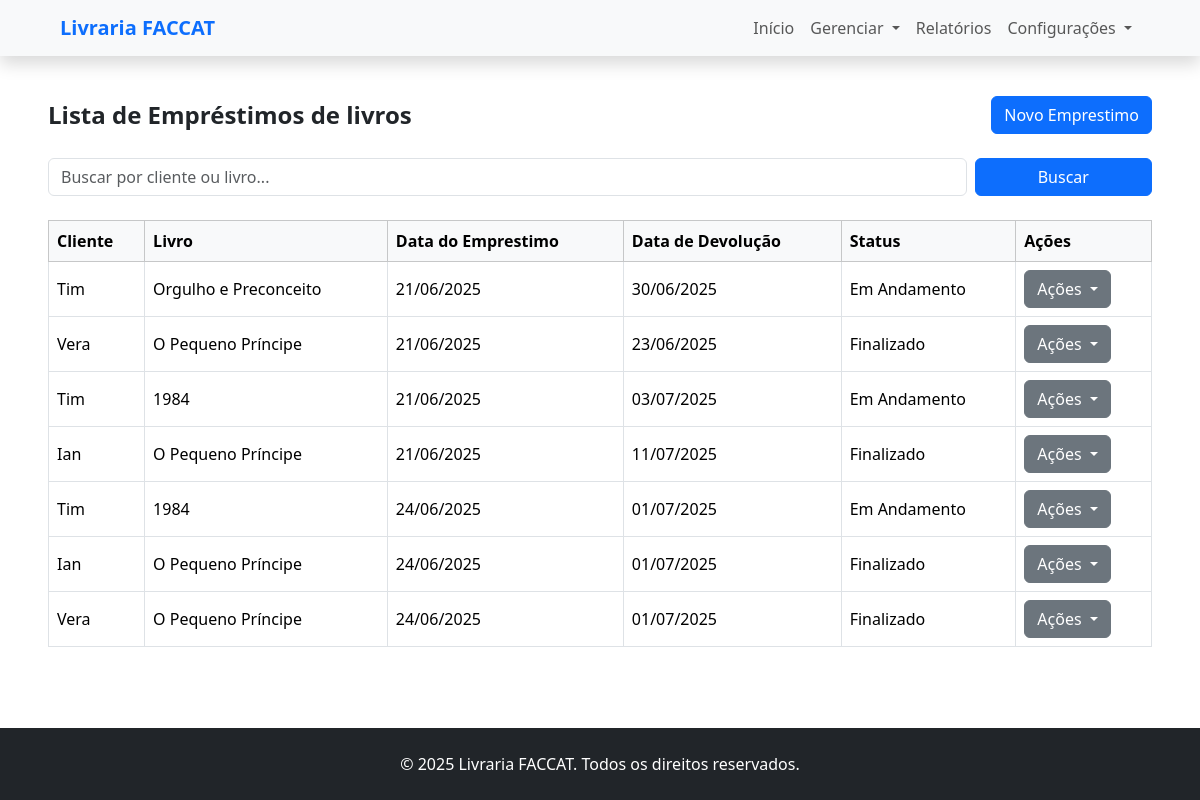
The page /livros/emprestimos (signed in) on the database as committed earlier.
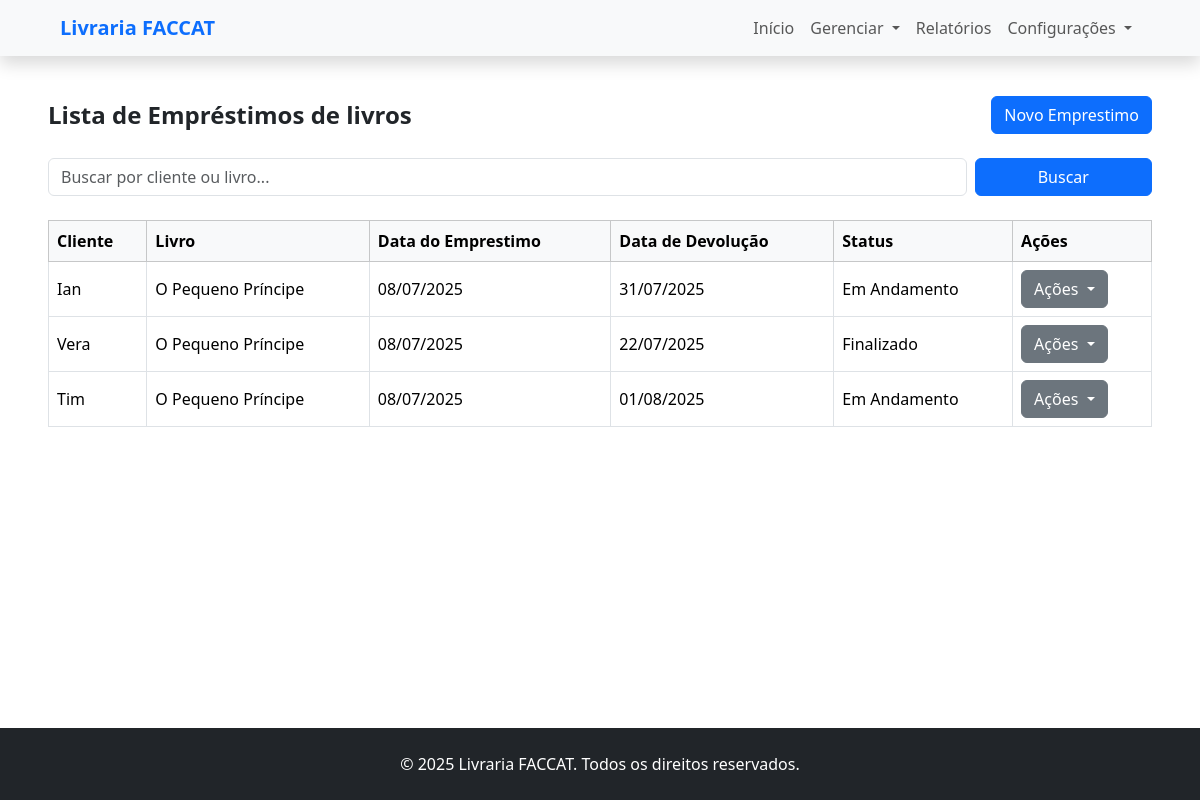
The same page on the database as committed later.
### livros/models.py (models this page shows, shortened)
class Emprestimo(models.Model):
    cliente = models.ForeignKey(Cliente, on_delete=models.CASCADE)
    livro = models.ForeignKey(Livro,on_delete=models.CASCADE)
    data_emprestimo= models.DateField()
    data_devolucao = models.DateField()
    status = models.CharField(max_length=20, choices=STATUS_EMPRESTIMO, default='EM_ANDAMENTO')

class Livro(models.Model):
    nome = models.CharField(max_length=100)
    autor = models.CharField(max_length=100)
    descricao = models.TextField()
    ano_publicacao = models.IntegerField(default=datetime.now().year)
    foto = StdImageField(
        upload_to='fotos/alunos',
        variations={'thumb': (150, 150), 'medium': (300, 300)},
        blank=True,
        null=True
    )
    isbn = models.CharField(max_length=17, blank=True, null=True, unique=True,
                            help_text="ISBN do livro (ex: 978-3-16-148410-0)")
    genero = models.CharField(max_length=20, choices=GENEROS, default='ficcao')
    quantidade = models.PositiveIntegerField(default=0)

### usuarios/models.py (models this page shows, shortened)
class Cliente(models.Model):
    cpf = models.CharField(max_length=11, unique=True)
    email = models.EmailField()
    nome = models.CharField(max_length=50)
    endereco = models.CharField(max_length=30)
    logradouro = models.CharField(max_length=20)
    bairro = models.CharField(max_length=30)
    bloqueado = models.BooleanField(default=False)

### livros/views.py (the view)
# urls.py: path('emprestimos', views.gerenciar_emprestimos, name='gerenciar_emprestimos'),
@login_required
def gerenciar_emprestimos(request):
    busca = request.GET.get('busca', '')
    if busca:
        emprestimos = Emprestimo.objects.filter(
            Q(cliente__nome__icontains=busca) | Q(livro__nome__icontains=busca)
        )
    else:
        emprestimos = Emprestimo.objects.all()
    emprestimos = emprestimos.order_by('id')
    return render(request, 'emprestimos/gerenciar_emprestimos.html', {'emprestimos': emprestimos})

### livros/templates/emprestimos/gerenciar_emprestimos.html (shortened to what this page needs)
{% extends 'base.html' %}
{% block content %}
<div class="my-4 px-5">
    <div class="d-flex justify-content-between align-items-center mb-4">
        <h1 class="h4 fw-bold mb-0">Lista de Empréstimos de livros</h1>
        <a href="{% url 'selecionar_livro_emprestimo' %}" class="btn btn-primary">Novo Emprestimo</a>
    </div>
    <form method="get" class="row g-2 mb-4">
        <div class="col-md-10">
            <input type="text" name="busca" placeholder="Buscar por cliente ou livro..." value="{{ request.GET.busca }}"
                class="form-control" />
        </div>
        <div class="col-md-2">
            <button type="submit" class="btn btn-primary w-100">Buscar</button>
        </div>
    </form>
    <div class="table-responsive" style="overflow: visible !important;">
        <table class="table table-bordered table-hover align-middle">
            <thead class="table-light">
                <tr>
                    <th>Cliente</th>
                    <th>Livro</th>
                    <th>Data do Emprestimo</th>
                    <th>Data de Devolução</th>
                    <th>Status</th>
                    <th>Ações</th>
                </tr>
            </thead>
            <tbody>
                {% for emprestimo in emprestimos %}
                <tr>
                    <td>{{ emprestimo.cliente.nome }}</td>
                    <td>{{ emprestimo.livro.nome }}</td>
                    <td>{{ emprestimo.data_emprestimo |date:"d/m/Y" }}</td>
                    <td>{{ emprestimo.data_devolucao |date:"d/m/Y" }}</td>
                    <td>{{ emprestimo.get_status_display }}</td>
                    <td>
                        <div class="dropdown">
                            <button class="btn btn-secondary dropdown-toggle" type="button" data-bs-toggle="dropdown"
                                data-bs-display="static" aria-expanded="false">
                                Ações
                            </button>
                        </div>
                    </td>
                </tr>
                {% empty %}
                <tr>
                    <td colspan="6" class="text-center py-4">Nenhuma emprestimo cadastrada.</td>
                </tr>
                {% endfor %}
            </tbody>
        </table>
    </div>
</div>
{% endblock %}

### templates/base.html (shortened to what this page needs)
<!doctype html>
<html>
<head>
    <link href="https://cdn.jsdelivr.net/npm/bootstrap@5.3.6/dist/css/bootstrap.min.css" rel="stylesheet"
>
</head>
<body class="d-flex flex-column min-vh-100">
    {% if user.is_authenticated %}
    {% include 'menu.html' %}
    {% endif%}
    <main class="mt-3">
        {% block content %}
        {% endblock %}
    </main>
    <footer class="bg-dark text-white py-4 text-center mt-auto">
        &copy; 2025 Livraria FACCAT. Todos os direitos reservados.
    </footer>
</body>
</html>

### templates/menu.html (shortened to what this page needs)
<nav class="navbar navbar-expand-lg navbar-light bg-light shadow px-5">
    <div class="container-fluid">
        <a class="navbar-brand fw-bold text-primary" href="#">Livraria FACCAT</a>
        <div class="collapse navbar-collapse" id="navbarContent">
            <ul class="navbar-nav ms-auto mb-2 mb-lg-0">
                <li class="nav-item">
                    <a class="nav-link" href="{% url 'home' %}">Início</a>
                </li>
                {% if user.is_authenticated %}
                <li class="nav-item dropdown">
                    <a class="nav-link dropdown-toggle" href="#" id="gerenciarDropdown" role="button"
                        data-bs-toggle="dropdown" aria-expanded="false">
                        Gerenciar
                    </a>
                </li>
                <li class="nav-item">
                    <a class="nav-link" href="{% url 'relatorio_emprestimos_cliente' %}">Relatórios</a>
                </li>
                {% endif %}
                <li class="nav-item dropdown">
                    <a class="nav-link dropdown-toggle" href="#" id="configuracoesDropdown" role="button"
                        data-bs-toggle="dropdown" aria-expanded="false">
                        Configurações
                    </a>
                </li>
            </ul>
        </div>
    </div>
</nav>

Rows that differ between the two databases and show on the page:
removed Emprestimo: cliente.nome "Tim", livro.nome "Orgulho e Preconceito", data_emprestimo "21/06/2025", data_devolucao "30/06/2025", status "Em Andamento"
removed Emprestimo: cliente.nome "Vera", livro.nome "O Pequeno Príncipe", data_emprestimo "21/06/2025", data_devolucao "23/06/2025", status "Finalizado"
removed Emprestimo: cliente.nome "Tim", livro.nome "1984", data_emprestimo "21/06/2025", data_devolucao "03/07/2025", status "Em Andamento"
removed Emprestimo: cliente.nome "Ian", livro.nome "O Pequeno Príncipe", data_emprestimo "21/06/2025", data_devolucao "11/07/2025", status "Finalizado"
removed Emprestimo: cliente.nome "Tim", livro.nome "1984", data_emprestimo "24/06/2025", data_devolucao "01/07/2025", status "Em Andamento"
removed Emprestimo: cliente.nome "Ian", livro.nome "O Pequeno Príncipe", data_emprestimo "24/06/2025", data_devolucao "01/07/2025", status "Finalizado"
removed Emprestimo: cliente.nome "Vera", livro.nome "O Pequeno Príncipe", data_emprestimo "24/06/2025", data_devolucao "01/07/2025", status "Finalizado"
added Emprestimo: cliente.nome "Ian", livro.nome "O Pequeno Príncipe", data_emprestimo "08/07/2025", data_devolucao "31/07/2025", status "Em Andamento"
added Emprestimo: cliente.nome "Vera", livro.nome "O Pequeno Príncipe", data_emprestimo "08/07/2025", data_devolucao "22/07/2025", status "Finalizado"
added Emprestimo: cliente.nome "Tim", livro.nome "O Pequeno Príncipe", data_emprestimo "08/07/2025", data_devolucao "01/08/2025", status "Em Andamento"
